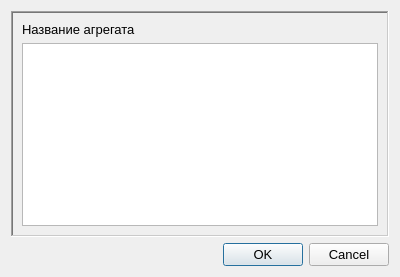
<?xml version="1.0" encoding="UTF-8"?>
<ui version="4.0">
 <class>QOpenGraphDialog</class>
 <widget class="QDialog" name="QOpenGraphDialog">
  <property name="geometry">
   <rect>
    <x>0</x>
    <y>0</y>
    <width>400</width>
    <height>277</height>
   </rect>
  </property>
  <property name="minimumSize">
   <size>
    <width>400</width>
    <height>277</height>
   </size>
  </property>
  <property name="maximumSize">
   <size>
    <width>400</width>
    <height>277</height>
   </size>
  </property>
  <property name="font">
   <font>
    <pointsize>10</pointsize>
   </font>
  </property>
  <property name="windowTitle">
   <string>Открыть...</string>
  </property>
  <property name="windowIcon">
   <iconset resource="resources.qrc">
    <normaloff>:/images/G.png</normaloff>:/images/G.png</iconset>
  </property>
  <layout class="QVBoxLayout" name="verticalLayout">
   <item>
    <widget class="QFrame" name="frame">
     <property name="frameShape">
      <enum>QFrame::WinPanel</enum>
     </property>
     <property name="frameShadow">
      <enum>QFrame::Sunken</enum>
     </property>
     <property name="lineWidth">
      <number>4</number>
     </property>
     <property name="midLineWidth">
      <number>1</number>
     </property>
     <layout class="QVBoxLayout" name="verticalLayout_2">
      <item>
       <widget class="QLabel" name="label">
        <property name="text">
         <string>Название агрегата</string>
        </property>
       </widget>
      </item>
      <item>
       <widget class="QListWidget" name="listWidget"/>
      </item>
     </layout>
    </widget>
   </item>
   <item>
    <widget class="QDialogButtonBox" name="buttonBox">
     <property name="orientation">
      <enum>Qt::Horizontal</enum>
     </property>
     <property name="standardButtons">
      <set>QDialogButtonBox::Cancel|QDialogButtonBox::Ok</set>
     </property>
    </widget>
   </item>
  </layout>
 </widget>
 <resources>
  <include location="resources.qrc"/>
 </resources>
 <connections>
  <connection>
   <sender>buttonBox</sender>
   <signal>accepted()</signal>
   <receiver>QOpenGraphDialog</receiver>
   <slot>accept()</slot>
   <hints>
    <hint type="sourcelabel">
     <x>248</x>
     <y>254</y>
    </hint>
    <hint type="destinationlabel">
     <x>157</x>
     <y>274</y>
    </hint>
   </hints>
  </connection>
  <connection>
   <sender>buttonBox</sender>
   <signal>rejected()</signal>
   <receiver>QOpenGraphDialog</receiver>
   <slot>reject()</slot>
   <hints>
    <hint type="sourcelabel">
     <x>316</x>
     <y>260</y>
    </hint>
    <hint type="destinationlabel">
     <x>286</x>
     <y>274</y>
    </hint>
   </hints>
  </connection>
 </connections>
</ui>
